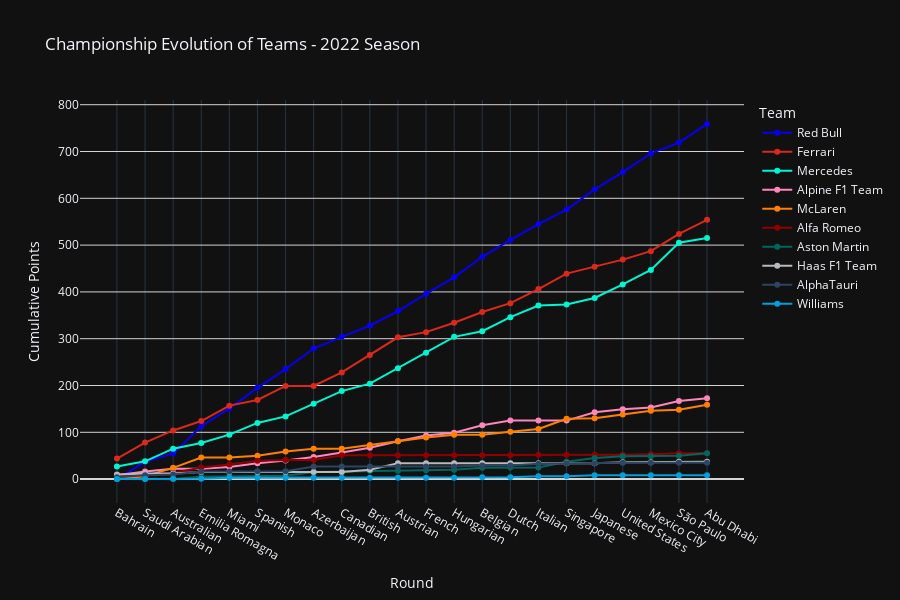

Here is the notebook cell this chart was saved with:
### Code cell
plot_drivers_championship(df_cumulative_constructors_2022, session, top=None)

### Figure 1 — Plotly figure (JSON) as saved in the notebook; plotly's stock layout.template omitted (floating-point values rounded to 4 significant figures)
{"data": [{"line": {"color": "#0600ef"}, "marker": {"symbol": "circle"}, "mode": "lines+markers", "name": "Red Bull", "type": "scatter", "x": ["Bahrain", "Saudi Arabian", "Australian", "Emilia Romagna", "Miami", "Spanish", "Monaco", "Azerbaijan", "Canadian", "British", "Austrian", "French", "Hungarian", "Belgian", "Dutch", "Italian", "Singapore", "Japanese", "United States", "Mexico City", "São Paulo", "Abu Dhabi"], "y": [0, 37, 55, 113, 151, 195, 235, 279, 304, 328, 359, 396, 431, 475, 511, 545, 576, 619, 656, 696, 719, 759]}, {"line": {"color": "#da291c"}, "marker": {"symbol": "circle"}, "mode": "lines+markers", "name": "Ferrari", "type": "scatter", "x": ["Bahrain", "Saudi Arabian", "Australian", "Emilia Romagna", "Miami", "Spanish", "Monaco", "Azerbaijan", "Canadian", "British", "Austrian", "French", "Hungarian", "Belgian", "Dutch", "Italian", "Singapore", "Japanese", "United States", "Mexico City", "São Paulo", "Abu Dhabi"], "y": [44, 78, 104, 124, 157, 169, 199, 199, 228, 265, 303, 314, 334, 357, 376, 406, 439, 454, 469, 487, 524, 554]}, {"line": {"color": "#00f5d0"}, "marker": {"symbol": "circle"}, "mode": "lines+markers", "name": "Mercedes", "type": "scatter", "x": ["Bahrain", "Saudi Arabian", "Australian", "Emilia Romagna", "Miami", "Spanish", "Monaco", "Azerbaijan", "Canadian", "British", "Austrian", "French", "Hungarian", "Belgian", "Dutch", "Italian", "Singapore", "Japanese", "United States", "Mexico City", "São Paulo", "Abu Dhabi"], "y": [27, 38, 65, 77, 95, 120, 134, 161, 188, 204, 237, 270, 304, 316, 346, 371, 373, 387, 416, 447, 505, 515]}, {"line": {"color": "#fe86bc"}, "marker": {"symbol": "circle"}, "mode": "lines+markers", "name": "Alpine F1 Team", "type": "scatter", "x": ["Bahrain", "Saudi Arabian", "Australian", "Emilia Romagna", "Miami", "Spanish", "Monaco", "Azerbaijan", "Canadian", "British", "Austrian", "French", "Hungarian", "Belgian", "Dutch", "Italian", "Singapore", "Japanese", "United States", "Mexico City", "São Paulo", "Abu Dhabi"], "y": [8, 16, 22, 22, 26, 34, 40, 47, 57, 67, 81, 93, 99, 115, 125, 125, 125, 143, 149, 153, 167, 173]}, {"line": {"color": "#ff8000"}, "marker": {"symbol": "circle"}, "mode": "lines+markers", "name": "McLaren", "type": "scatter", "x": ["Bahrain", "Saudi Arabian", "Australian", "Emilia Romagna", "Miami", "Spanish", "Monaco", "Azerbaijan", "Canadian", "British", "Austrian", "French", "Hungarian", "Belgian", "Dutch", "Italian", "Singapore", "Japanese", "United States", "Mexico City", "São Paulo", "Abu Dhabi"], "y": [0, 6, 24, 46, 46, 50, 59, 65, 65, 73, 81, 89, 95, 95, 101, 107, 129, 130, 138, 146, 148, 159]}, {"line": {"color": "#900000"}, "marker": {"symbol": "circle"}, "mode": "lines+markers", "name": "Alfa Romeo", "type": "scatter", "x": ["Bahrain", "Saudi Arabian", "Australian", "Emilia Romagna", "Miami", "Spanish", "Monaco", "Azerbaijan", "Canadian", "British", "Austrian", "French", "Hungarian", "Belgian", "Dutch", "Italian", "Singapore", "Japanese", "United States", "Mexico City", "São Paulo", "Abu Dhabi"], "y": [9, 9, 13, 25, 31, 39, 41, 41, 51, 51, 51, 51, 51, 51, 51, 52, 52, 52, 52, 53, 55, 55]}, {"line": {"color": "#00665e"}, "marker": {"symbol": "circle"}, "mode": "lines+markers", "name": "Aston Martin", "type": "scatter", "x": ["Bahrain", "Saudi Arabian", "Australian", "Emilia Romagna", "Miami", "Spanish", "Monaco", "Azerbaijan", "Canadian", "British", "Austrian", "French", "Hungarian", "Belgian", "Dutch", "Italian", "Singapore", "Japanese", "United States", "Mexico City", "São Paulo", "Abu Dhabi"], "y": [0, 0, 0, 5, 6, 6, 7, 15, 16, 18, 18, 19, 20, 24, 25, 25, 37, 45, 49, 49, 50, 55]}, {"line": {"color": "#b6babd"}, "marker": {"symbol": "circle"}, "mode": "lines+markers", "name": "Haas F1 Team", "type": "scatter", "x": ["Bahrain", "Saudi Arabian", "Australian", "Emilia Romagna", "Miami", "Spanish", "Monaco", "Azerbaijan", "Canadian", "British", "Austrian", "French", "Hungarian", "Belgian", "Dutch", "Italian", "Singapore", "Japanese", "United States", "Mexico City", "São Paulo", "Abu Dhabi"], "y": [10, 12, 12, 15, 15, 15, 15, 15, 15, 20, 34, 34, 34, 34, 34, 34, 34, 34, 36, 36, 37, 37]}, {"line": {"color": "#2b4562"}, "marker": {"symbol": "circle"}, "mode": "lines+markers", "name": "AlphaTauri", "type": "scatter", "x": ["Bahrain", "Saudi Arabian", "Australian", "Emilia Romagna", "Miami", "Spanish", "Monaco", "Azerbaijan", "Canadian", "British", "Austrian", "French", "Hungarian", "Belgian", "Dutch", "Italian", "Singapore", "Japanese", "United States", "Mexico City", "São Paulo", "Abu Dhabi"], "y": [4, 8, 10, 16, 16, 17, 17, 27, 27, 27, 27, 27, 27, 29, 29, 33, 34, 34, 35, 35, 35, 35]}, {"line": {"color": "#00a0dd"}, "marker": {"symbol": "circle"}, "mode": "lines+markers", "name": "Williams", "type": "scatter", "x": ["Bahrain", "Saudi Arabian", "Australian", "Emilia Romagna", "Miami", "Spanish", "Monaco", "Azerbaijan", "Canadian", "British", "Austrian", "French", "Hungarian", "Belgian", "Dutch", "Italian", "Singapore", "Japanese", "United States", "Mexico City", "São Paulo", "Abu Dhabi"], "y": [0, 0, 1, 1, 3, 3, 3, 3, 3, 3, 3, 3, 3, 4, 4, 6, 6, 8, 8, 8, 8, 8]}], "layout": {"height": 600, "legend": {"title": {"text": "Team"}}, "title": {"text": "Championship Evolution of Teams - 2022 Season"}, "width": 900, "xaxis": {"tickmode": "array", "tickvals": ["Bahrain", "Saudi Arabian", "Australian", "Emilia Romagna", "Miami", "Spanish", "Monaco", "Azerbaijan", "Canadian", "British", "Austrian", "French", "Hungarian", "Belgian", "Dutch", "Italian", "Singapore", "Japanese", "United States", "Mexico City", "São Paulo", "Abu Dhabi"], "title": {"text": "Round"}}, "yaxis": {"gridcolor": "lightgray", "title": {"text": "Cumulative Points"}, "zerolinecolor": "lightgray"}}}
